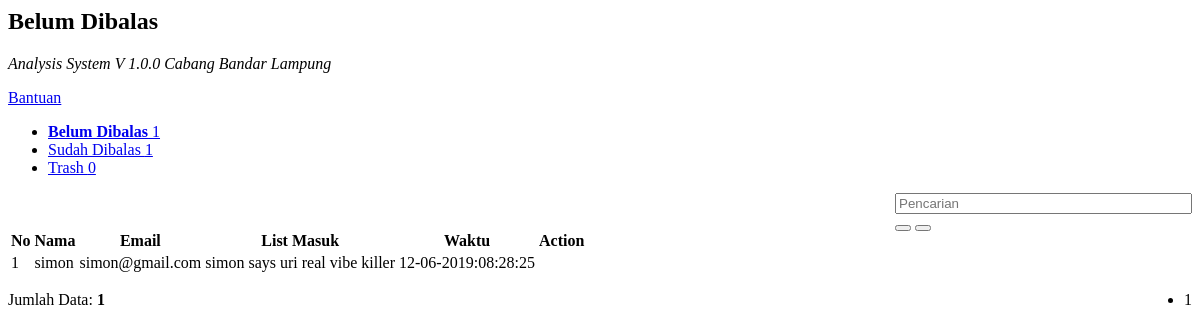
The app's page /admin/belum_dibalas.php, older data.
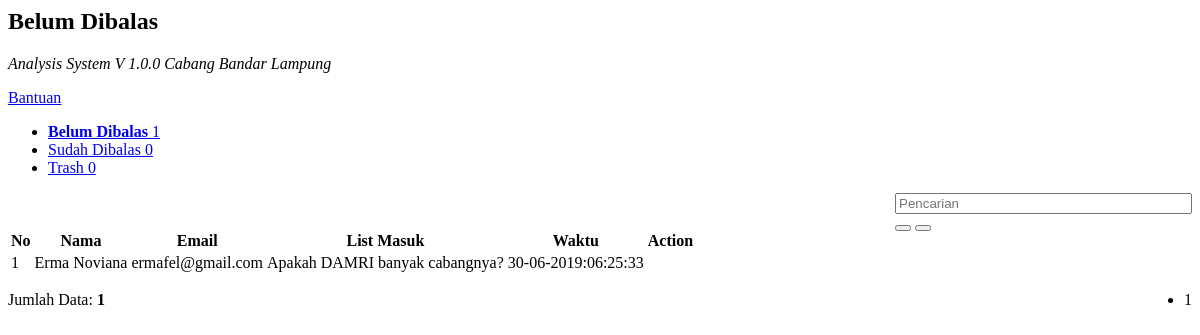
The same page, newer data.
### tables this page shows
CREATE TABLE `tbl_helpdesk` (
  `id_helpdesk` int(10) NOT NULL,
  `nama` varchar(50) DEFAULT NULL,
  `email` varchar(100) DEFAULT NULL,
  `inbox` varchar(255) DEFAULT NULL,
  `outbox` varchar(255) DEFAULT NULL,
  `tanggal` varchar(25) DEFAULT NULL,
  `trash` int(10) DEFAULT NULL,
  `status` int(10) DEFAULT NULL
);

### admin/belum_dibalas.php (the view, shortened to what the changed rows need)
<body>
    <div class="breadcomb-area">
        <div class="container">
            <div class="row">
                <div class="col-lg-12 col-md-12 col-sm-12 col-xs-12">
                    <div class="breadcomb-list">
                        <div class="row">
                            <div class="col-lg-6 col-md-6 col-sm-6 col-xs-12">
                                <div class="breadcomb-wp">
                                    <div class="breadcomb-ctn">
                                        <h2>Belum Dibalas</h2>
                                    </div>
                                </div>
                            </div>
                        </div>
                    </div>
                </div>
            </div>
        </div>
    </div>
    <div class="inbox-area">
        <div class="container">
            <div class="row">
                <div class="col-lg-3 col-md-3 col-sm-3 col-xs-12">
                    <div class="inbox-left-sd">
                        <div class="inbox-status">
                            <ul class="inbox-st-nav">
                                <li>
                                  <a href="index.php?content=sudah_dibalas"><i class="notika-icon notika-sent"></i> Sudah Dibalas
                                    <span class="pull-right">
                                      <?php
                                        $qhelp      = "SELECT count(*) as count FROM tbl_helpdesk WHERE status=1 AND outbox!='0' AND trash=0";
                                        $query      = mysqli_query($konek, $qhelp)or die(mysqli_error($konek));
                                        $result     = mysqli_fetch_assoc($query);
                                        $count      = $result['count'];
                                        echo $count;
                                      ?>
                                    </span>
                                  </a>
                                </li>
                                      <?php
                                        $qhelp      = "SELECT count(*) as count FROM tbl_helpdesk WHERE trash=1";
                                        $query      = mysqli_query($konek, $qhelp)or die(mysqli_error($konek));
                                      ?>
                            </ul>
                        </div>
                    </div>
                </div>
                <div class="col-lg-9 col-md-9 col-sm-9 col-xs-12">
                    <div class="data-table-area">
                        <div class="container">
                            <div class="row">
                                <div class="col-lg-9 col-md-9 col-sm-9 col-xs-12">
                                    <div class="data-table-list">
                                        <div class="table-responsive">
                                              <br><br>
                                              <form class="form-horizontal" method="POST">
                                                <table class="table table-striped" id="data-table-basic">
                                                  <thead>
                                                    <tr>
                                                      <th>No</th>
                                                      <th>Nama</th>
                                                      <th>Email</th>
                                                      <th>List Masuk</th>
                                                      <th>Waktu</th>
                                                      <th colspan="2"><center>Action</center></th>
                                                    </tr>
                                                  </thead>
                                                  <tbody>
                                                    <?php
                                                      include '../config/koneksi.php';
                                                                 $batas  = 10;
                                                                 $hal    = @$_GET['hal'];
                                                                 if (empty($hal)) {
                                                                   $posisi = 0;
                                                                   $hal    = 1;
                                                                 } else {
                                                                   $posisi = ($hal - 1) * $batas;
                                                                 }
                                                                 if($_SERVER['REQUEST_METHOD'] == "POST") {
                                                                   $pencarian = trim(mysqli_real_escape_string($konek, $_POST['pencarian']));
                                                                   if ($pencarian != '') {
                                                                     $sql = "SELECT * FROM tbl_helpdesk WHERE status='0' AND trash='0' AND nama LIKE '%$pencarian%' OR email LIKE '%$pencarian%' OR inbox LIKE '%$pencarian%' OR outbox LIKE '%$pencarian%' OR tanggal LIKE '%$pencarian%' ORDER BY id_helpdesk DESC";
                                                                     $query = $sql;
                                                                     $queryJml = $sql;
                                                                   } else {
                                                                     $query = "SELECT * FROM tbl_helpdesk WHERE status='0' AND trash='0' ORDER BY id_helpdesk DESC LIMIT $posisi, $batas ";
                                                                     $queryJml = "SELECT * FROM tbl_helpdesk WHERE status='0' AND trash='0' ORDER BY id_helpdesk DESC";
                                                                     $no = $posisi + 1;
                                                                   }
                                                                 } else {
                                                                   $query = "SELECT * FROM tbl_helpdesk WHERE status='0' AND trash='0' ORDER BY id_helpdesk DESC LIMIT $posisi, $batas ";
                                                                   $queryJml = "SELECT * FROM tbl_helpdesk WHERE status='0' AND trash='0' ORDER BY id_helpdesk DESC";
                                                                 }
                                                      $querydata = mysqli_query($konek, $query)or die(mysqli_error());
                                                              if(mysqli_num_rows($querydata) == 0){
                                                                echo '<tr><td colspan="7" align="center">Tidak ada data!</td></tr>';
                                                              }
                                                                else
                                                              {
                                                                $no = 1;
                                                                while($data = mysqli_fetch_array($querydata)){
                                                                  echo '<tr>';
                                                                  echo '<td>'.$no.'</td>';
                                                                  echo '<td>'.$data['nama'].'</td>';
                                                                  echo '<td>'.$data['email'].'</td>';
                                                                  echo '<td>'.$data['inbox'].'</td>';
                                                                  echo '<td>'.$data['tanggal'].'</td>';
                                                                  echo '<td  width="20"><a data-toggle="tooltip" data-placement="left" title="Balas" href=index.php?content=balas&&id_helpdesk='.$data['id_helpdesk'].'><i class="fa fa-edit fa-fw"></i></a></td>';
                                                                  echo '<td  width="20"><a data-toggle="tooltip" data-placement="left" title="Pindahkan ke Trash" href=../config/trash.php?id_helpdesk='.$data['id_helpdesk'].'><i class="fa fa-trash fa-fw"></i></a></td>';
                                                                  echo '</tr>';
                                                                  $no++;
                                                                }
                                                              }
                                                          ?>
                                                  </tbody>
                                                </table>
                                              </form>
                                              <?php
                                               if($_SERVER['REQUEST_METHOD'] == "POST") {
                                                      $pencarian = trim(mysqli_real_escape_string($konek, $_POST['pencarian']));
                                                  echo "<div style=\"float:left;\">";
                                                  $jml = mysqli_num_rows(mysqli_query($konek, $queryJml));
                                                  echo "Data Hasil Pencarian: <b>$jml</b>";
                                                  echo "</div>";
                                                } else { ?>
                                                    <?php
                                                    $jml = mysqli_num_rows(mysqli_query($konek, $queryJml));
                                                    ?>
                                                  <div style="float:right;">
                                                    <ul class="pagination pagination-sm" style="margin: 0">
                                                      <?php
                                                      $jml_hal = ceil($jml / $batas);
                                                      for ($i=1; $i <= $jml_hal; $i++) {
                                                        if ($i != $hal) {
                                                          echo "<li><a href=\"index.php?content=belum_dibalas&&hal=$i\">$i</a></li>";
                                                        } else {
                                                          echo "<li class=\"active\"><a>$i</a></li>";
                                                        }
                                                      }
                                                    }
                                                      ?>
                                                    </ul>
                                                  </div>
                                            </div>
                                        </div>
                                    </div>
                                </div>
                            </div>
                        </div>
                    </div>
                </div>
            </div>
        </div>

Row changes from the older to the newer data that the page shows:
removed tbl_helpdesk: nama "simon", email "simon@gmail.com", inbox "simon says uri real vibe killer", tanggal "12-06-2019:08:28:25"
added tbl_helpdesk: nama "Erma Noviana", email "ermafel@gmail.com", inbox "Apakah DAMRI banyak cabangnya?", tanggal "30-06-2019:06:25:33"
Text that changed along with them:
$count: "1" → "0"
